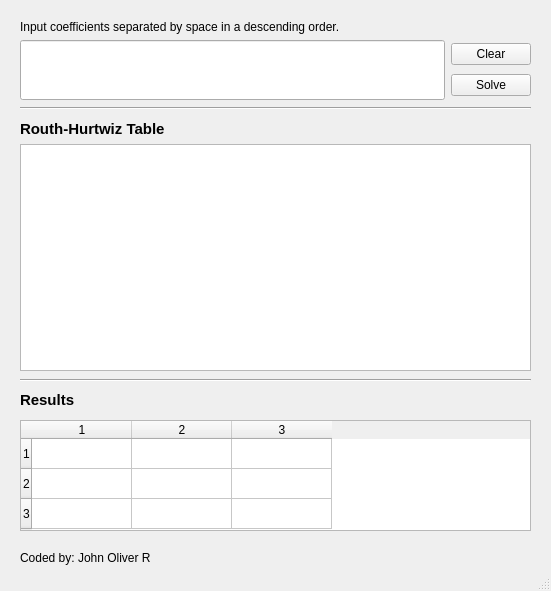
<?xml version="1.0" encoding="UTF-8"?>
<ui version="4.0">
 <class>MainWindow</class>
 <widget class="QMainWindow" name="MainWindow">
  <property name="geometry">
   <rect>
    <x>0</x>
    <y>0</y>
    <width>551</width>
    <height>591</height>
   </rect>
  </property>
  <property name="cursor">
   <cursorShape>ArrowCursor</cursorShape>
  </property>
  <property name="focusPolicy">
   <enum>Qt::NoFocus</enum>
  </property>
  <property name="windowTitle">
   <string>Routh-Hurtwiz Table</string>
  </property>
  <widget class="QWidget" name="centralwidget">
   <widget class="Line" name="line">
    <property name="geometry">
     <rect>
      <x>20</x>
      <y>100</y>
      <width>511</width>
      <height>16</height>
     </rect>
    </property>
    <property name="orientation">
     <enum>Qt::Horizontal</enum>
    </property>
   </widget>
   <widget class="QWidget" name="verticalLayoutWidget">
    <property name="geometry">
     <rect>
      <x>20</x>
      <y>20</y>
      <width>511</width>
      <height>80</height>
     </rect>
    </property>
    <layout class="QVBoxLayout" name="verticalLayout_4">
     <item>
      <widget class="QLabel" name="instLabel">
       <property name="text">
        <string>Input coefficients separated by space in a descending order. </string>
       </property>
      </widget>
     </item>
     <item>
      <layout class="QHBoxLayout" name="horizontalLayout">
       <item>
        <widget class="QLineEdit" name="inputFld">
         <property name="sizePolicy">
          <sizepolicy hsizetype="Expanding" vsizetype="Expanding">
           <horstretch>0</horstretch>
           <verstretch>0</verstretch>
          </sizepolicy>
         </property>
         <property name="clearButtonEnabled">
          <bool>false</bool>
         </property>
        </widget>
       </item>
       <item>
        <layout class="QVBoxLayout" name="verticalLayout">
         <item>
          <widget class="QPushButton" name="clearBtn">
           <property name="text">
            <string>Clear</string>
           </property>
          </widget>
         </item>
         <item>
          <widget class="QPushButton" name="SolveBtn">
           <property name="text">
            <string>Solve</string>
           </property>
          </widget>
         </item>
        </layout>
       </item>
      </layout>
     </item>
    </layout>
   </widget>
   <widget class="QWidget" name="verticalLayoutWidget_2">
    <property name="geometry">
     <rect>
      <x>20</x>
      <y>120</y>
      <width>511</width>
      <height>251</height>
     </rect>
    </property>
    <layout class="QVBoxLayout" name="verticalLayout_5">
     <item>
      <widget class="QLabel" name="lbl_routhhurwitz">
       <property name="font">
        <font>
         <pointsize>11</pointsize>
         <weight>75</weight>
         <bold>true</bold>
        </font>
       </property>
       <property name="text">
        <string>Routh-Hurtwiz Table</string>
       </property>
       <property name="alignment">
        <set>Qt::AlignLeading|Qt::AlignLeft|Qt::AlignVCenter</set>
       </property>
       <property name="margin">
        <number>4</number>
       </property>
      </widget>
     </item>
     <item>
      <widget class="QTableWidget" name="routhTbl">
       <property name="frameShape">
        <enum>QFrame::StyledPanel</enum>
       </property>
      </widget>
     </item>
    </layout>
   </widget>
   <widget class="Line" name="line_2">
    <property name="geometry">
     <rect>
      <x>20</x>
      <y>370</y>
      <width>511</width>
      <height>20</height>
     </rect>
    </property>
    <property name="orientation">
     <enum>Qt::Horizontal</enum>
    </property>
   </widget>
   <widget class="QLabel" name="label_2">
    <property name="geometry">
     <rect>
      <x>20</x>
      <y>390</y>
      <width>511</width>
      <height>20</height>
     </rect>
    </property>
    <property name="font">
     <font>
      <pointsize>11</pointsize>
      <weight>75</weight>
      <bold>true</bold>
     </font>
    </property>
    <property name="text">
     <string>Results</string>
    </property>
    <property name="alignment">
     <set>Qt::AlignLeading|Qt::AlignLeft|Qt::AlignVCenter</set>
    </property>
   </widget>
   <widget class="QTableWidget" name="outputTbl">
    <property name="geometry">
     <rect>
      <x>20</x>
      <y>420</y>
      <width>511</width>
      <height>111</height>
     </rect>
    </property>
    <property name="rowCount">
     <number>3</number>
    </property>
    <property name="columnCount">
     <number>3</number>
    </property>
    <row/>
    <row/>
    <row/>
    <column/>
    <column/>
    <column/>
   </widget>
   <widget class="QLabel" name="label">
    <property name="geometry">
     <rect>
      <x>20</x>
      <y>550</y>
      <width>131</width>
      <height>16</height>
     </rect>
    </property>
    <property name="text">
     <string>Coded by: John Oliver Rubi</string>
    </property>
   </widget>
  </widget>
  <widget class="QStatusBar" name="statusbar"/>
 </widget>
 <resources/>
 <connections/>
</ui>
